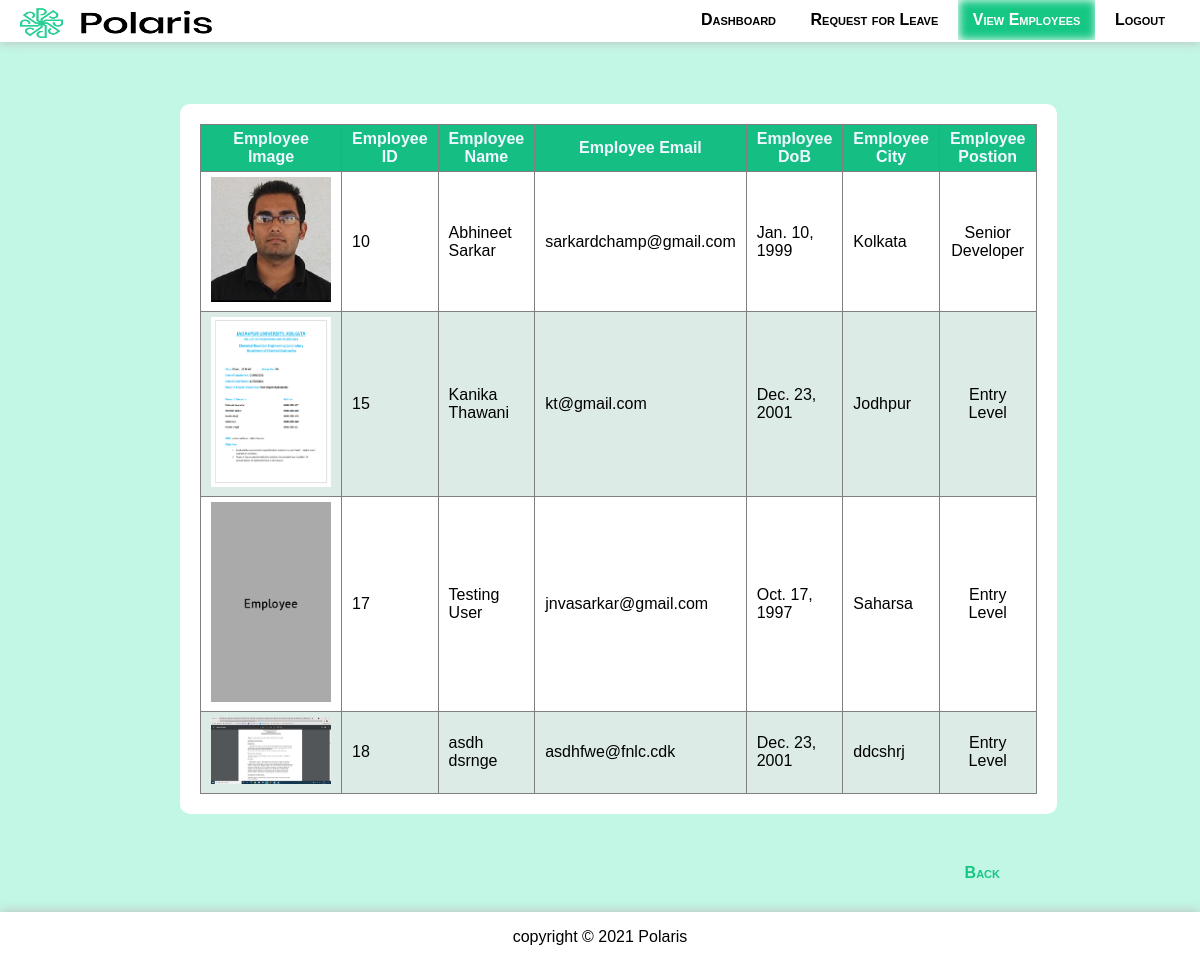
Page /viewEmployees (signed in) on the committed database.
### employeeApp/models.py (models this page shows)
class Employee(models.Model):
    fname = models.CharField(max_length=30)
    lname = models.CharField(max_length=30)
    dob = models.DateField()
    email = models.EmailField()
    username = models.CharField(max_length=12)
    password = models.CharField(max_length=128)
    joining_date = models.DateField(editable=False, auto_now=True)
    city = models.CharField(max_length=70)
    rem_leaves = models.IntegerField(default=24)
    lop_leaves = models.IntegerField(default=0)
    is_admin = models.BooleanField(default=False)
    position = models.CharField(max_length=70, default='Entry Level')
    team = models.CharField(max_length=70, default='Not Allocated')
    current_project = models.CharField(max_length=128, default='Not Alotted')
    image = models.CharField(max_length=120)
    class Meta:
        db_table = "Employee"

### employeeApp/views.py (the view)
# urls.py: path('viewEmployees', views.viewEmployees, name='viewEmployees'),
def viewEmployees(request):
    result = Employee.objects.all()
    return render(request, 'view-employees.html', {'employees': result})

### EmployeeManagementSystem/template/view-employees.html (shortened to what this page needs)
{% extends "boilerplate.html" %}
    {% block menu %}
    {% if request.session.id is not None %}
            <a href="/dashboard">Dashboard</a>
        {% if request.session.admin %}
            <a href="/publishNotice">Publish Notice</a>
            <a href="/viewApplicants">New Applicants</a>
            <a href="/leaveRequests">New Requests</a>
        {% else %}
            <a href="/requestLeave">Request for Leave</a>
        {% endif %}
        <a href="#" class="active">View Employees</a>
        <a href="/logout">Logout</a>
    {% else %}
        <a href="{% url 'login' %}">Login</a>
        <a href="{% url 'insert' %}">Register</a>
    {% endif %}
    {% endblock %}
    {% block content %}
    {% if request.session.id is not None %}
        <div class="table">
            <table>
                {% if employees %}
                <tr>
                    <th>Employee Image</th>
                    <th>Employee ID</th>
                    <th>Employee Name</th>
                    <th>Employee Email</th>
                    <th>Employee DoB</th>
                    <th>Employee City</th>
                    <th>Employee Postion</th>
                </tr>
                {% for employee in employees %}
                <tr>
                    <td><img src="/media/{{employee.image}}" alt="pic" width="120"></td>
                    <td>{{employee.id}}</td>
                    <td>{{employee.fname}} {{employee.lname}}</td>
                    <td>{{employee.email}}</td>
                    <td>{{employee.dob}}</td>
                    <td>{{employee.city}}</td>
                    <td>{{employee.position}}</td>
                </tr>
                {% endfor %}
                {% else %}
                <h2>No Data Found</h2>
                {% endif %}
            </table>
        </div>
    {% else %}
        <h3 class="error">Unauthorized! Access Denied, Please Log In.</h3>
    {% endif %}
    {% endblock %}
    {% block bottomLinks %}
    <a href="javascript:history.back()">Back</a>
    {% endblock %}

### EmployeeManagementSystem/template/boilerplate.html (shortened to what this page needs)
<!DOCTYPE html>
<html lang="en">
<head>
    {% load static %}
    <link rel="stylesheet" href="https://cdnjs.cloudflare.com/ajax/libs/font-awesome/5.15.3/css/all.min.css" />
    <link rel="stylesheet" href="{% static '/styles.css' %}">
</head>
<body>
    <nav>
        <a id="heading" href="{% url 'index' %}">
            <img src="{% static '/icon.png'%}" alt="icon">
        </a>
        <div id="menu">
            {% block menu %}{% endblock %}
        </div>
    </nav>
    <div class="container container-flex">
        {% block content %}{% endblock %}
        <div class="bottom-links">
            {% block bottomLinks %}
            {% endblock %}
        </div>
    </div>
    <footer>
        copyright&nbsp;&copy; 2021 Polaris
    </footer>
</body>
</html>

### employeeApp/static/styles.css (style rules this page uses)
* { box-sizing: border-box; }
body { background-color: rgba(187, 245, 226, 0.89); font-family: Verdana, Geneva, Tahoma, sans-serif; color: black; margin: 0 0 60px 0; }
.bottom-links { display: flex; justify-content: end; }
nav { position: sticky; top: 0; width: 100%; padding: 0 20px; background-color: #fff; overflow: auto; box-shadow: 0 0 10px #bbb; }
#heading img { margin-top: 8px; width: 16vw; height: 30px; }
#menu { float: right; }
#menu > a { display: inline-block; padding: 11px 15px; margin-top: 0px; text-decoration: none; color: black; font-variant: small-caps; font-weight: bold; font-size: 16px; }
a { text-decoration: none; color: rgb(21, 191, 131); }
#menu > a.active { color: #fff; background-color: rgb(21, 199, 131); box-shadow: 1px 0px 10px inset; }
.container { width: 70%; margin: 0 auto; min-height: 620px; }
.container-flex { display: flex; flex-direction: column; }
.container-flex a { display: inline-block; padding: 10px 20px; margin: 10px 0px; width: fit-content; text-decoration: none; color: rgb(21, 199, 131); font-variant: small-caps; font-weight: bold; font-size: 16px; }
.container-flex > .table { min-width: 70%; background-color: #fff; padding: 20px; border-radius: 10px; margin: 30px auto; }
table { border: 1px solid grey; border-collapse: collapse; width: 100%; }
th { color: aliceblue; background-color: rgb(21, 191, 131); cursor: context-menu; }
tr { height: min-content; }
th, td { border: 1px solid grey; padding: 5px 10px; }
tr:nth-child(odd) { background-color: rgb(220, 235, 229); }
tr > td:last-child { text-align: center; }
footer { position: fixed; bottom: 0; right: 0; width: 100%; text-align: center; padding: 16px; background-color: #fff; margin: 0; box-shadow: 0 0 10px #bbb; }

### rows in the picture
Employee: image (picture), id "10", fname "Abhineet", lname "Sarkar", email "sarkardchamp@gmail.com", dob "Jan. 10, 1999", city "Kolkata", position "Senior Developer"
Employee: image (picture), id "15", fname "Kanika", lname "Thawani", email "kt@gmail.com", dob "Dec. 23, 2001", city "Jodhpur", position "Entry Level"
Employee: image (picture), id "17", fname "Testing", lname "User", email "jnvasarkar@gmail.com", dob "Oct. 17, 1997", city "Saharsa", position "Entry Level"
Employee: image (picture), id "18", fname "asdh", lname "dsrnge", email "asdhfwe@fnlc.cdk", dob "Dec. 23, 2001", city "ddcshrj", position "Entry Level"
